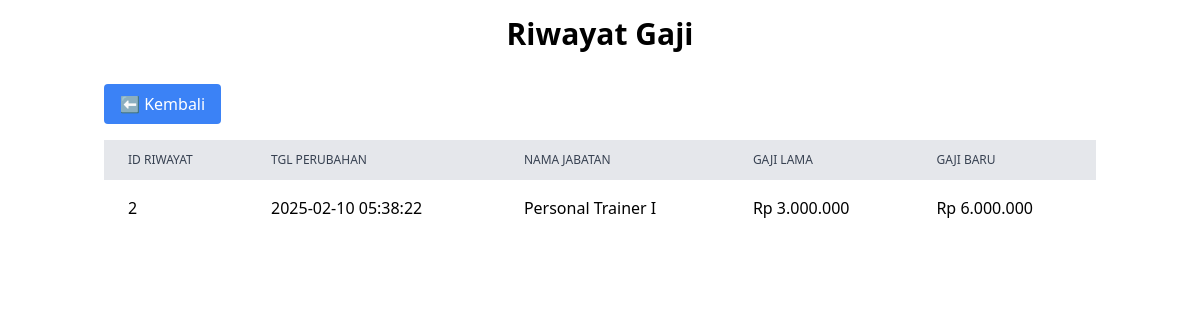
Screenshot of /pages/jabatan/riwayat_gaji.php with the database file from the repository.
### tables this page shows
CREATE TABLE `riwayat_gaji` (
  `id_riwayat` int(11) NOT NULL,
  `id_jabatan` int(11) NOT NULL,
  `gaji_lama` decimal(10,2) NOT NULL,
  `gaji_baru` decimal(10,2) NOT NULL,
  `tanggal_perubahan` timestamp NOT NULL DEFAULT current_timestamp()
);

CREATE TABLE `jabatan` (
  `id_jabatan` int(11) NOT NULL,
  `nama_jabatan` varchar(100) NOT NULL,
  `gaji_pokok` decimal(10,2) NOT NULL
);

### pages/jabatan/riwayat_gaji.php (the view, shortened to what this page needs)
<?php
include '../../koneksi.php';
$query = "SELECT rg.id_riwayat, j.nama_jabatan, rg.gaji_lama, rg.gaji_baru, rg.tanggal_perubahan
FROM riwayat_gaji rg
JOIN jabatan j ON rg.id_jabatan = j.id_jabatan
ORDER BY rg.tanggal_perubahan DESC;
";
$result = mysqli_query($koneksi, $query);
?>
<!DOCTYPE html>
<html lang="en">
<head>
    <link href="https://cdn.jsdelivr.net/npm/tailwindcss@2.2.19/dist/tailwind.min.css" rel="stylesheet">
</head>
<body>
    <div class="container mx-auto p-4">
        <h1 class="text-3xl font-bold text-center mb-8">Riwayat Gaji</h1>
        <a href="jabatan.php" class="bg-blue-500 text-white px-4 py-2 rounded mb-4 inline-block">⬅️ Kembali</a>
        <table class="min-w-full">
            <thead class="bg-gray-200">
                <tr>
                    <th class="px-6 py-3 text-left text-xs font-medium text-gray-700 uppercase">ID Riwayat</th>
                    <th class="px-6 py-3 text-left text-xs font-medium text-gray-700 uppercase">Tgl Perubahan</th>
                    <th class="px-6 py-3 text-left text-xs font-medium text-gray-700 uppercase">Nama Jabatan</th>
                    <th class="px-6 py-3 text-left text-xs font-medium text-gray-700 uppercase">Gaji Lama</th>
                    <th class="px-6 py-3 text-left text-xs font-medium text-gray-700 uppercase">Gaji Baru</th>
                </tr>
            </thead>
            <tbody class="divide-y divide-gray-200">
                <?php while ($row = mysqli_fetch_assoc($result)): ?>
                <tr>
                    <td class="px-6 py-4"><?= $row['id_riwayat'] ?></td>
                    <td class="px-6 py-4"><?= $row['tanggal_perubahan'] ?></td>
                    <td class="px-6 py-4"><?= $row['nama_jabatan'] ?></td>
                    <td class="px-6 py-4"><?= "Rp " . number_format($row['gaji_lama'], 0, ',', '.') ?></td>
                    <td class="px-6 py-4"><?= "Rp " . number_format($row['gaji_baru'], 0, ',', '.') ?></td>
                </tr>
                <?php endwhile; ?>
            </tbody>
            </table>
    </body>
</html>

### rows the page displays
riwayat_gaji: id_riwayat "2", tanggal_perubahan "2025-02-10 05:38:22", id_jabatan.nama_jabatan "Personal Trainer I", gaji_lama "3.000.000", gaji_baru "6.000.000"
